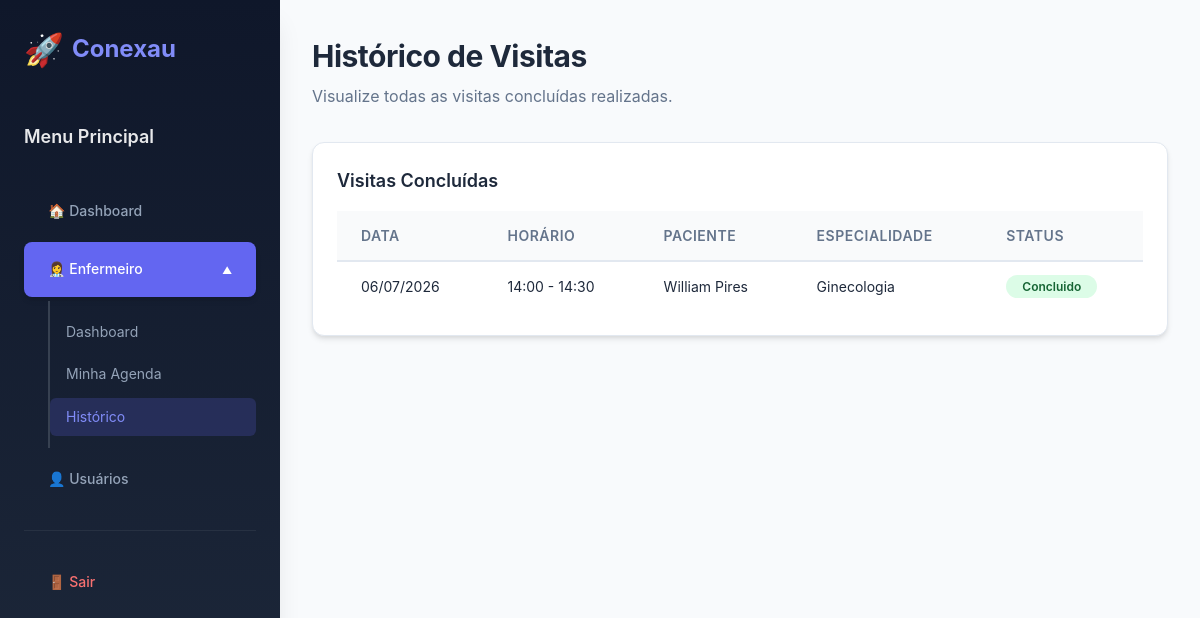
Screenshot of /index.php?controller=Enfermeiro&action=historico (signed in) with the database file from the repository.
### tables this page shows
CREATE TABLE tbl_agendamento (
  id bigint NOT NULL AUTO_INCREMENT,
  data_agendamento date NOT NULL,
  horario_inicio time NOT NULL,
  horario_fim time NOT NULL,
  status enum('agendado','em_andamento', 'pendente', 'concluido','cancelado') DEFAULT 'pendente',
  criado_em timestamp DEFAULT current_timestamp(),
  fk_profissional bigint NOT NULL,
  fk_paciente bigint NOT NULL,
  PRIMARY KEY (id),
  FOREIGN KEY (fk_profissional) REFERENCES tbl_profissional(id),
  FOREIGN KEY (fk_paciente) REFERENCES tbl_paciente(id)
);

CREATE TABLE tbl_usuario (
  id bigint NOT NULL AUTO_INCREMENT,
  nome varchar(100) NOT NULL,
  email varchar(50) UNIQUE NOT NULL,
  senha varchar(255) NOT NULL,
  perfil varchar(50) NOT NULL,
  status varchar(50) NOT NULL DEFAULT 'ativo',
  PRIMARY KEY (id)
);

CREATE TABLE tbl_profissional (
  id bigint(11) NOT NULL AUTO_INCREMENT,
  especialidade varchar(150) NOT NULL,
  numero_registro varchar(100) NOT NULL,
  criado_em timestamp DEFAULT current_timestamp(),
  fk_usuario bigint NOT NULL,
  PRIMARY KEY (id),
  FOREIGN KEY (fk_usuario) REFERENCES tbl_usuario(id)
);

### app/controllers/EnfermeiroController.php (called while the page is built, shortened)
<?php
require_once __DIR__ . '/../middleware/Session.php';
require_once __DIR__ . '/../models/Profissional.php';
class EnfermeiroController {
    private $profissionalModel;
    public function __construct() {
        $this->profissionalModel = new Profissional();
    }
    public function historico() {
        $id_usuario = Session::get('usuario_id');
        $id_profissional = $this->profissionalModel->getIdByUsuario($id_usuario);
        $visitas_concluidas = [];
        if ($id_profissional) {
            $visitas_concluidas = $this->profissionalModel->getVisitasConcluidas($id_profissional);
        }
        require_once __DIR__ . '/../views/enfermeiro/historico.php';
    }
}

### config/Database.php (called while the page is built)
<?php
class Database {
    private static $host = "localhost";
    private static $dbname = "conexau";
    private static $user = "root";
    private static $pass = "";
    private static $conexao = null;
    public static function getConnection() {
        if (self::$conexao === null) {
            try {
                self::$conexao = new PDO(
                    "mysql:host=" . self::$host . ";dbname=" . self::$dbname . ";charset=utf8",
                    self::$user,
                    self::$pass,
                    [
                        PDO::ATTR_ERRMODE => PDO::ERRMODE_EXCEPTION,
                        PDO::ATTR_DEFAULT_FETCH_MODE => PDO::FETCH_ASSOC
                    ]
                );
            } catch (PDOException $e) {
                die("Erro na conexão com o banco de dados: " . $e->getMessage());
            }
        }
        return self::$conexao;
    }
}

### app/middleware/Session.php (called while the page is built, shortened)
<?php
class Session {
    public static function get(string $key, $default = null) {
        return $_SESSION[$key] ?? $default;
    }
}

### app/models/Model.php (called while the page is built, shortened)
<?php
require_once __DIR__ . '/../../config/Database.php';
abstract class Model {
    public function __construct() {
        $this->db = Database::getConnection();
    }
}

### app/models/profissional.php (called while the page is built, shortened)
<?php
require_once __DIR__ . '/Model.php';
class Profissional extends Model {
    protected $table = 'tbl_profissional';
    public function getIdByUsuario($usuarioId) {
        $stmt = $this->db->prepare("SELECT id FROM {$this->table} WHERE fk_usuario = :fk");
        $stmt->execute(['fk' => $usuarioId]);
        $result = $stmt->fetch(PDO::FETCH_ASSOC);
        return $result['id'] ?? null;
    }
    public function getVisitasConcluidas($profissionalId) {
        $stmt = $this->db->prepare("SELECT a.id, a.data_agendamento, a.horario_inicio, a.horario_fim, a.status,
                                             u.nome AS nome_paciente, p.especialidade,
                                             pr.diagnostico_final, pr.conduta_medica
                                      FROM tbl_agendamento a
                                      JOIN {$this->table} p ON a.fk_profissional = p.id
                                      JOIN tbl_paciente pac ON a.fk_paciente = pac.id
                                      JOIN tbl_usuario u ON pac.fk_usuario = u.id
                                      LEFT JOIN tbl_prontuario pr ON a.id = pr.fk_agendamento
                                      WHERE a.fk_profissional = :fk
                                        AND a.status = 'concluido'
                                      ORDER BY a.data_agendamento DESC, a.horario_inicio DESC");
        $stmt->execute(['fk' => $profissionalId]);
        return $stmt->fetchAll(PDO::FETCH_ASSOC);
    }
}

### app/views/enfermeiro/historico.php (the view)
<?php include 'app/views/header.php'; ?>
<div class="main-container">
    <header>
        <h1>Histórico de Visitas</h1>
        <p>Visualize todas as visitas concluídas realizadas.</p>
    </header>
    <div class="table-container">
        <h2>Visitas Concluídas</h2>
        <?php if (empty($visitas_concluidas)): ?>
            <p class="sem-dados">Nenhuma visita concluída encontrada.</p>
        <?php else: ?>
        <table>
            <thead>
                <tr>
                    <th>Data</th>
                    <th>Horário</th>
                    <th>Paciente</th>
                    <th>Especialidade</th>
                    <th>Status</th>
                </tr>
            </thead>
            <tbody>
                <?php foreach ($visitas_concluidas as $visita):
                    $data_br = date('d/m/Y', strtotime($visita['data_agendamento']));
                    $horario = substr($visita['horario_inicio'], 0, 5) . ' - ' . substr($visita['horario_fim'], 0, 5);
                    $status = $visita['status'];
                ?>
                <tr>
                    <td><?= $data_br ?></td>
                    <td><?= $horario ?></td>
                    <td><?= htmlspecialchars($visita['nome_paciente']) ?></td>
                    <td><?= htmlspecialchars($visita['especialidade']) ?></td>
                    <td><span class="status-table <?= $status ?>"><?= ucfirst($status) ?></span></td>
                </tr>
                <?php endforeach; ?>
            </tbody>
        </table>
        <?php endif; ?>
    </div>
</div>

### public/Assets/css/app.css (style rules this page uses)
* { margin: 0; padding: 0; box-sizing: border-box; }
.main-container { flex: 1; padding: var(--spacing-xl); overflow-y: auto; margin-left: 0; transition: margin-left var(--transition) ease; }
@media (min-width: 769px) { .main-container { margin-left: 280px; } }
.table-container { background: var(--bg-secondary); border-radius: var(--border-radius-md); padding: var(--spacing-lg); box-shadow: var(--shadow); border: 1px solid var(--border-color); overflow-x: auto; }
.table-container h2 { font-size: var(--font-size-lg); font-weight: 600; color: var(--text-primary); margin-bottom: var(--spacing-md); }
table { width: 100%; border-collapse: collapse; text-align: left; }
th { background: var(--gray-50); color: var(--text-secondary); padding: var(--spacing-md) var(--spacing-lg); font-size: var(--font-size-sm); font-weight: 600; text-transform: uppercase; letter-spacing: 0.5px; border-bottom: 2px solid var(--border-color); }
td { padding: var(--spacing-md) var(--spacing-lg); border-bottom: 1px solid var(--border-color); font-size: var(--font-size-sm); color: var(--text-primary); }
tr:last-child td { border-bottom: none; }
.status-table { padding: var(--spacing-xs) var(--spacing-md); border-radius: var(--border-radius-xl); font-size: var(--font-size-xs); font-weight: 600; text-transform: capitalize; }
.status-table.concluido { background: #dcfce7; color: #166534; }
header { margin-bottom: var(--spacing-xl); }
header h1 { font-size: var(--font-size-3xl); font-weight: 700; color: var(--text-primary); margin-bottom: var(--spacing-xs); letter-spacing: -0.5px; }
header p { color: var(--text-secondary); font-size: var(--font-size-base); }

### rows the page displays
tbl_agendamento: data_agendamento "06/07/2026", horario "14:00 - 14:30", tbl_usuario.nome "William Pires", fk_profissional.especialidade "Ginecologia", status "Concluido"
